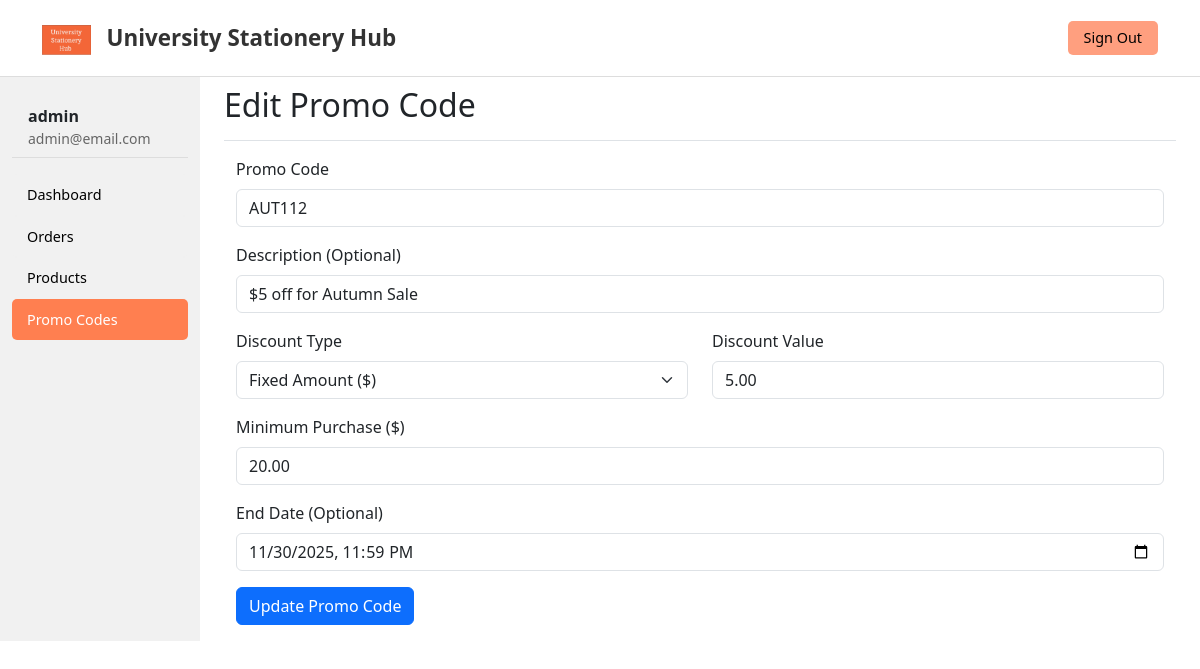
The page /admin/edit_promo_code.php?promo_code_id=1 (signed in) on the database as committed earlier.
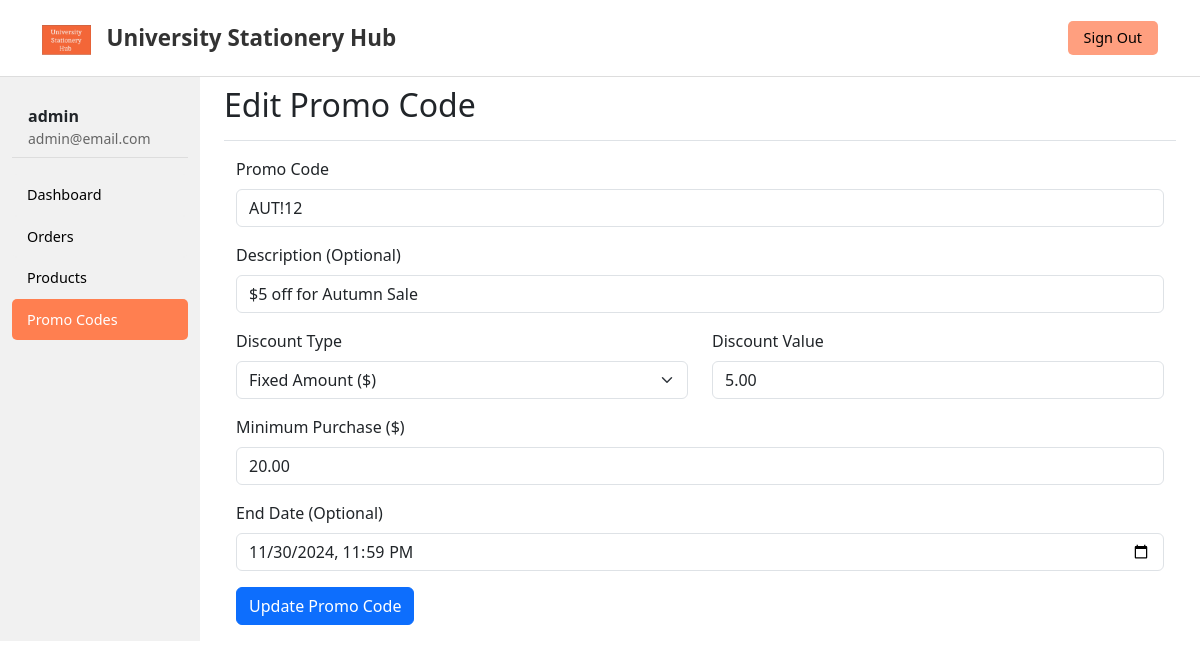
The same page on the database as committed later.
### tables this page shows
CREATE TABLE `promo_codes` (
  `id` int(11) NOT NULL,
  `code` varchar(50) NOT NULL,
  `description` varchar(255) DEFAULT NULL,
  `discount_type` enum('fixed','percent') NOT NULL,
  `discount_value` decimal(10,2) NOT NULL,
  `min_purchase` decimal(10,2) NOT NULL DEFAULT 0.00,
  `start_date` datetime DEFAULT NULL,
  `end_date` datetime DEFAULT NULL,
  `max_uses` int(11) NOT NULL DEFAULT 1000,
  `current_uses` int(11) NOT NULL DEFAULT 0,
  `is_active` tinyint(1) NOT NULL DEFAULT 1,
  `created_at` timestamp NOT NULL DEFAULT current_timestamp(),
  `updated_at` timestamp NOT NULL DEFAULT current_timestamp() ON UPDATE current_timestamp()
);

### admin/edit_promo_code.php (the view, shortened to what this page needs)
<?php include('header.php'); ?>
<?php
if (isset($_GET['promo_code_id'])) {
    $promo_code_id = $_GET['promo_code_id'];
    $stmt = $conn->prepare("SELECT * FROM promo_codes WHERE id = ?");
    $stmt->bind_param('i', $promo_code_id);
    $stmt->execute();
    $promo_code = $stmt->get_result()->fetch_assoc();
} else if (isset($_POST['edit_promo_code_btn'])) {
    $promo_code_id = $_POST['promo_code_id'];
    $code = trim($_POST['code']);
    $description = trim($_POST['description']);
    $discount_type = $_POST['discount_type'];
    $discount_value = $_POST['discount_value'];
    $min_purchase = $_POST['min_purchase'];
    $end_date = !empty($_POST['end_date']) ? $_POST['end_date'] : null;
    $stmt = $conn->prepare("UPDATE promo_codes SET code=?, description=?, discount_type=?, discount_value=?, min_purchase=?, end_date=? WHERE id=?");
    $stmt->bind_param(
        "sssddsi",
        $code,
        $description,
        $discount_type,
        $discount_value,
        $min_purchase,
        $end_date,
        $promo_code_id
    );
    if ($stmt->execute()) {
        header('location: promo_codes.php?edit_success_message=Promo code has been updated successfully!');
    } else {
        header('location: promo_codes.php?edit_failure_message=Error: Could not update promo code.');
    }
    $stmt->close();
    exit();
} else {
    header('location: promo_codes.php');
    exit();
}
?>
<div class="container-fluid">
    <div class="row">
        <?php include('sidemenu.php'); ?>
        <main class="col-md-9 ms-sm-auto col-lg-10 px-md-4">
            <div class="d-flex justify-content-between flex-wrap flex-md-nowrap align-items-center pt-3 pb-2 mb-3 border-bottom">
                <h1 class="h2">Edit Promo Code</h1>
            </div>
            <div class="mx-auto container">
                <form id="edit-promo-code-form" method="POST" action="edit_promo_code.php">
                    <div class="mb-3">
                        <label for="code" class="form-label">Promo Code</label>
                        <input type="text" class="form-control" id="code" name="code" value="<?php echo htmlspecialchars($promo_code['code']); ?>" required>
                    </div>
                    <div class="mb-3">
                        <label for="description" class="form-label">Description (Optional)</label>
                        <input type="text" class="form-control" id="description" name="description" value="<?php echo htmlspecialchars($promo_code['description']); ?>">
                    </div>
                    <div class="row mb-3">
                        <div class="col-md-6">
                            <label for="discount_type" class="form-label">Discount Type</label>
                            <select class="form-select" id="discount_type" name="discount_type" required>
                                <option value="fixed" <?php if($promo_code['discount_type'] == 'fixed') echo 'selected'; ?>>Fixed Amount ($)</option>
                            </select>
                        </div>
                        <div class="col-md-6">
                            <label for="discount_value" class="form-label">Discount Value</label>
                            <input type="number" step="0.01" class="form-control" id="discount_value" name="discount_value" value="<?php echo htmlspecialchars($promo_code['discount_value']); ?>" required>
                        </div>
                    </div>
                    <div class="row mb-3">
                         <div class="col-md-12">
                            <label for="min_purchase" class="form-label">Minimum Purchase ($)</label>
                            <input type="number" step="0.01" class="form-control" id="min_purchase" name="min_purchase" value="<?php echo htmlspecialchars($promo_code['min_purchase']); ?>" required>
                        </div>
                    </div>
                     <div class="row mb-3">
                        <div class="col-md-12">
                            <label for="end_date" class="form-label">End Date (Optional)</label>
                            <input type="datetime-local" class="form-control" id="end_date" name="end_date" value="<?php echo !empty($promo_code['end_date']) ? date('Y-m-d\TH:i', strtotime($promo_code['end_date'])) : ''; ?>">
                        </div>
                    </div>
                    <div class="mb-3">
                        <button type="submit" class="btn btn-primary" name="edit_promo_code_btn">Update Promo Code</button>
                    </div>
                </form>
            </div>
        </main>
    </div>
</div>
</body>
</html>

Rows that differ between the two databases and show on the page:
changed promo_codes "$5 off for Autumn Sale": code "AUT112" → "AUT!12"; end_date "11/30/2025 23:59" → "11/30/2024 23:59"
